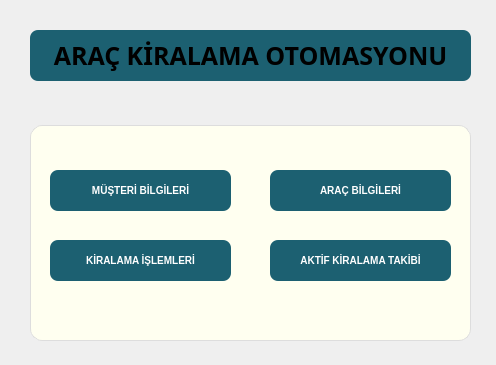
<?xml version="1.0" encoding="UTF-8"?>
<ui version="4.0">
 <class>anaPencere</class>
 <widget class="QWidget" name="anaPencere">
  <property name="geometry">
   <rect>
    <x>0</x>
    <y>0</y>
    <width>496</width>
    <height>365</height>
   </rect>
  </property>
  <property name="mouseTracking">
   <bool>false</bool>
  </property>
  <property name="windowTitle">
   <string>anaPencere</string>
  </property>
  <property name="styleSheet">
   <string notr="true">QWidget#centralwidget, QDialog {
    background-color: #EAEDED; /* &quot;Platinum&quot; Gri */
}</string>
  </property>
  <widget class="QGroupBox" name="groupBox">
   <property name="geometry">
    <rect>
     <x>30</x>
     <y>100</y>
     <width>441</width>
     <height>241</height>
    </rect>
   </property>
   <property name="styleSheet">
    <string notr="true">QGroupBox { background-color: #FFFFF0; border: 1px solid #DDDDDD; border-radius: 12px; margin-top: 25px; padding-top: 10px; } QGroupBox::title { subcontrol-origin: margin; subcontrol-position: top left; padding: 0 5px; font-size: 16px; font-weight: bold; color: #555555; }
</string>
   </property>
   <property name="title">
    <string/>
   </property>
   <widget class="QPushButton" name="musteri_bilgileri">
    <property name="geometry">
     <rect>
      <x>20</x>
      <y>70</y>
      <width>181</width>
      <height>41</height>
     </rect>
    </property>
    <property name="font">
     <font>
      <pointsize>-1</pointsize>
      <italic>false</italic>
      <bold>true</bold>
      <underline>false</underline>
      <strikeout>false</strikeout>
     </font>
    </property>
    <property name="cursor">
     <cursorShape>PointingHandCursor</cursorShape>
    </property>
    <property name="styleSheet">
     <string notr="true">QPushButton { background-color: #1c6071;  color: white; font-size: 10px; font-weight: bold; padding: 10px 30px; border-radius: 8px; border: none; } QPushButton:hover { background-color: #27ae60; }</string>
    </property>
    <property name="text">
     <string>MÜŞTERİ BİLGİLERİ</string>
    </property>
   </widget>
   <widget class="QPushButton" name="arac_bilgileri">
    <property name="geometry">
     <rect>
      <x>240</x>
      <y>70</y>
      <width>181</width>
      <height>41</height>
     </rect>
    </property>
    <property name="font">
     <font>
      <pointsize>-1</pointsize>
      <bold>true</bold>
     </font>
    </property>
    <property name="cursor">
     <cursorShape>PointingHandCursor</cursorShape>
    </property>
    <property name="styleSheet">
     <string notr="true">QPushButton { background-color: #1c6071;  color: white; font-size: 10px; font-weight: bold; padding: 10px 30px; border-radius: 8px; border: none; } QPushButton:hover { background-color: #27ae60; }</string>
    </property>
    <property name="text">
     <string>ARAÇ BİLGİLERİ</string>
    </property>
   </widget>
   <widget class="QPushButton" name="kirlama_islem">
    <property name="geometry">
     <rect>
      <x>20</x>
      <y>140</y>
      <width>181</width>
      <height>41</height>
     </rect>
    </property>
    <property name="font">
     <font>
      <pointsize>-1</pointsize>
      <bold>true</bold>
     </font>
    </property>
    <property name="cursor">
     <cursorShape>PointingHandCursor</cursorShape>
    </property>
    <property name="styleSheet">
     <string notr="true">QPushButton { background-color: #1c6071;  color: white; font-size: 10px; font-weight: bold; padding: 10px 30px; border-radius: 8px; border: none; } QPushButton:hover { background-color: #27ae60; }</string>
    </property>
    <property name="text">
     <string>KİRALAMA İŞLEMLERİ</string>
    </property>
   </widget>
   <widget class="QPushButton" name="aktif_kiralama">
    <property name="geometry">
     <rect>
      <x>240</x>
      <y>140</y>
      <width>181</width>
      <height>41</height>
     </rect>
    </property>
    <property name="font">
     <font>
      <pointsize>-1</pointsize>
      <bold>true</bold>
     </font>
    </property>
    <property name="cursor">
     <cursorShape>PointingHandCursor</cursorShape>
    </property>
    <property name="styleSheet">
     <string notr="true">QPushButton { background-color: #1c6071;  color: white; font-size: 10px; font-weight: bold; padding: 10px 30px; border-radius: 8px; border: none; } QPushButton:hover { background-color: #27ae60; }</string>
    </property>
    <property name="text">
     <string>AKTİF KİRALAMA TAKİBİ</string>
    </property>
   </widget>
  </widget>
  <widget class="QPushButton" name="baslik_kutu">
   <property name="geometry">
    <rect>
     <x>30</x>
     <y>30</y>
     <width>441</width>
     <height>51</height>
    </rect>
   </property>
   <property name="font">
    <font>
     <pointsize>-1</pointsize>
     <italic>false</italic>
     <bold>true</bold>
     <underline>false</underline>
     <strikeout>false</strikeout>
    </font>
   </property>
   <property name="cursor">
    <cursorShape>PointingHandCursor</cursorShape>
   </property>
   <property name="styleSheet">
    <string notr="true">QPushButton { background-color: #1c6071;  color: white; font-size: 8px; font-weight: bold; padding: 10px 30px; border-radius: 8px; border: none; }</string>
   </property>
   <property name="text">
    <string/>
   </property>
  </widget>
  <widget class="QLabel" name="baslik">
   <property name="geometry">
    <rect>
     <x>30</x>
     <y>40</y>
     <width>441</width>
     <height>31</height>
    </rect>
   </property>
   <property name="font">
    <font>
     <family>Marlett</family>
     <pointsize>19</pointsize>
     <italic>false</italic>
     <bold>true</bold>
    </font>
   </property>
   <property name="styleSheet">
    <string notr="true"># ffffff</string>
   </property>
   <property name="text">
    <string>ARAÇ KİRALAMA OTOMASYONU</string>
   </property>
   <property name="alignment">
    <set>Qt::AlignmentFlag::AlignCenter</set>
   </property>
  </widget>
 </widget>
 <resources/>
 <connections/>
</ui>
